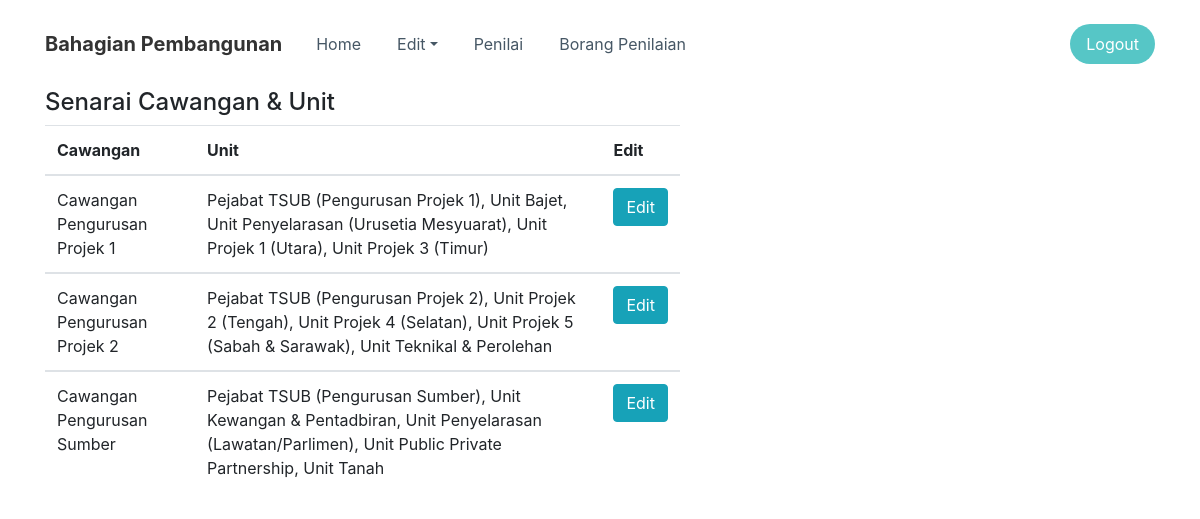
The page /admin/cawangan-unit.php on the database its author committed.
### tables this page shows
CREATE TABLE `unit` (
  `uid` int(10) NOT NULL,
  `nama_unit` tinytext NOT NULL,
  `cawangan_id` int(10) NOT NULL
);

CREATE TABLE `cawangan` (
  `uid` int(10) NOT NULL,
  `nama_cawangan` tinytext NOT NULL
);

### admin/cawangan-unit.php (the view, shortened to what this page needs)
<?php
include 'include/header.inc.php';
require '../includes/db.inc.php';
?>
<div>
    <div class="container">
        <div class="row">
            <div class="col-md-7">
                <h4>Senarai Cawangan &amp; Unit</h4>
                <div class="table-responsive">
                    <?php
                    $sql = "SELECT *, GROUP_CONCAT(DISTINCT nama_unit SEPARATOR ', ') from unit INNER JOIN cawangan ON unit.cawangan_id=cawangan.uid GROUP BY cawangan_id";
                    $result = mysqli_query($db, $sql);
                    $resultCheck =  mysqli_num_rows($result);
                    if ($resultCheck > 0) { ?>
                        <table id="showCawangan" class="table">
                            <thead>
                                <tr>
                                    <th>Cawangan</th>
                                    <th>Unit</th>
                                    <th>Edit</th>
                                </tr>
                            </thead>
                            <?php while ($row = mysqli_fetch_assoc($result)) {
                                ?>
                                <tbody>
                                    <tr>
                                        <td rowspan="4"><?php echo $row['nama_cawangan'];?></td>
                                        <td><?php echo $row["GROUP_CONCAT(DISTINCT nama_unit SEPARATOR ', ')"]; ?></td>
                                        <td><?php echo "<button class='btn btn-info' type='button'>Edit</button>" ?></td>
                                    </tr>
                                </tbody>
                        <?php     }
                        } ?>
                        </table>
                </div>
            </div>
        </div>
    </div>
</div>
<?php
include 'include/footer.inc.php';
?>

### rows shown on the page
unit: cawangan.nama_cawangan "Cawangan Pengurusan Projek 1", GROUP_CONCAT "Pejabat TSUB (Pengurusan Projek 1), Unit Bajet, Unit Penyelarasan (Urusetia Mesyuarat), Unit Projek 1 (Utara), Unit Projek 3 (Timur)"
unit: cawangan.nama_cawangan "Cawangan Pengurusan Projek 2", GROUP_CONCAT "Pejabat TSUB (Pengurusan Projek 2), Unit Projek 2 (Tengah), Unit Projek 4 (Selatan), Unit Projek 5 (Sabah & Sarawak), Unit Teknikal & Perolehan"
unit: cawangan.nama_cawangan "Cawangan Pengurusan Sumber", GROUP_CONCAT "Pejabat TSUB (Pengurusan Sumber), Unit Kewangan & Pentadbiran, Unit Penyelarasan (Lawatan/Parlimen), Unit Public Private Partnership, Unit Tanah"
